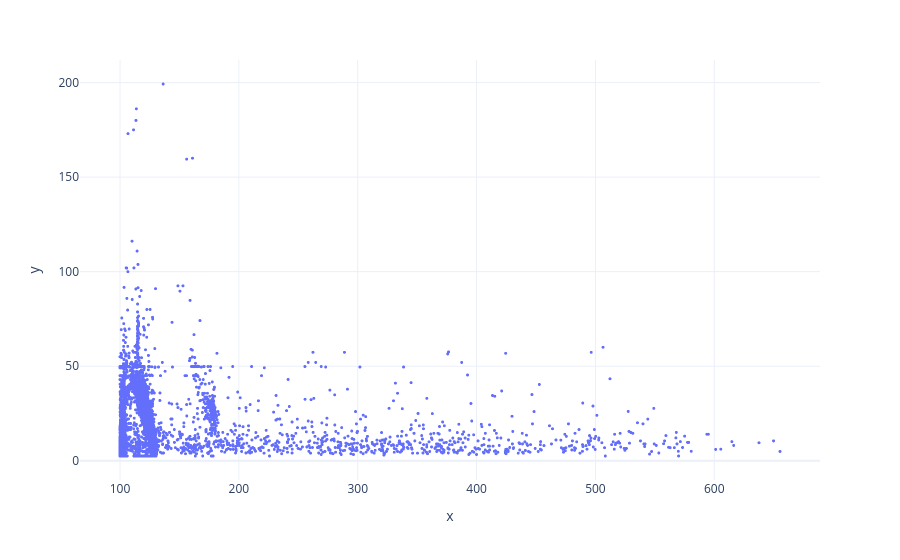

This figure's notebook cell:
### Code cell
fig = px.scatter(
    x=table_long['distance'], 
    y=table_long['fare_amount']
)
fig.update_traces(marker={"size": 3})

### Figure 1 — Plotly figure (JSON) as saved in the notebook; plotly's stock layout.template omitted (floating-point values rounded to 4 significant figures; data arrays with more than 128 entries replaced by an {"elided": "..."} marker saying what was removed)
{"data": [{"hovertemplate": "x=%{x}<br>y=%{y}<extra></extra>", "legendgroup": "", "marker": {"color": "#636efa", "size": 3, "symbol": "circle"}, "mode": "markers", "name": "", "showlegend": false, "type": "scattergl", "x": {"elided": "12321 float values"}, "xaxis": "x", "y": {"elided": "12321 float values"}, "yaxis": "y"}], "layout": {"legend": {"tracegroupgap": 0}, "margin": {"t": 60}, "xaxis": {"anchor": "y", "domain": [0, 1], "title": {"text": "x"}}, "yaxis": {"anchor": "x", "domain": [0, 1], "title": {"text": "y"}}}}
